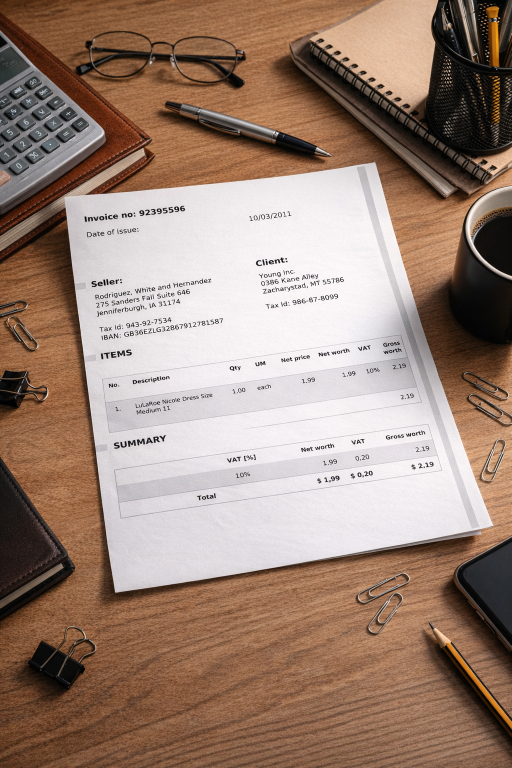
#> input picture Bill-Scanner/images/test1.jpeg, 1024 x 1536 px (shown at 1/2 size)
$ python -i utils.py   (imports and definitions only)
#> lines starting #> are read from the running program, lines starting #| are printed output that depends on the picture; after the words box and inside, x2 and y2 are one past the last pixel; in counts of white or black regions, pixels touching at a corner belong together
#> in bill_scanner, self.image is the input picture: shape (1536, 1024, 3); mean B, G, R 118.9, 132.8, 157
### Web-App/settings.py
import os

BASE_DIR = os.path.dirname(os.path.abspath(__file__))
MEDIA_DIR = os.path.join(BASE_DIR, 'static', 'media')

SAVE_DIR = MEDIA_DIR

def join_path(directory, filename):
    filepath = os.path.join(directory, filename)
    return filepath

### Web-App/utils.py
import os
import settings
import numpy as np
import cv2
from imutils.perspective import four_point_transform

# [18 lines left out: functions save_up_img, array2json, not called in this run]


class BillScan():
    def __init__(self):
        pass

    @staticmethod
    def resize_func(image, width=590):
#> called with width = 590
        h,w,c = image.shape
#> h = 1536; w = 1024; c = 3
        height = int((h/w)* width)
#> height = 885
        size= (width,height)
#> size = (590, 885)
        image = cv2.resize(image,(width,height))
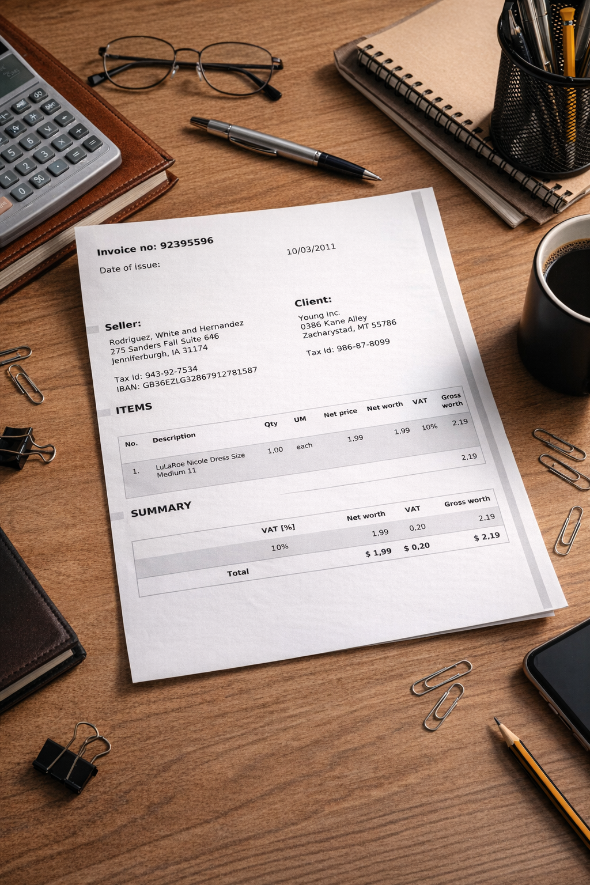
#> image: shape (885, 590, 3); mean of channels 0, 1, 2 118.8, 132.7, 156.9; drawn as B, G, R
        return image, size

    # [22 lines left out: function bright_cont, not called in this run]


    def bill_scanner(self, image_path):
        self.image = cv2.imread(image_path)
        img_resize, self.size = self.resize_func(self.image)
#> self.size = (590, 885)
        filename = 'resize_image.jpg'
        RESIZE_IMAGE_PATH = settings.join_path(settings.MEDIA_DIR, filename)

        cv2.imwrite(RESIZE_IMAGE_PATH, img_resize)

        try:
            hsv = cv2.cvtColor(img_resize, cv2.COLOR_BGR2HSV)
#> hsv: shape (885, 590, 3); mean H, S, V 65, 80.3, 157.1
            lower_white = np.array([0, 0, 170])
            upper_white = np.array([180, 50, 255])
            mask = cv2.inRange(hsv, lower_white, upper_white)
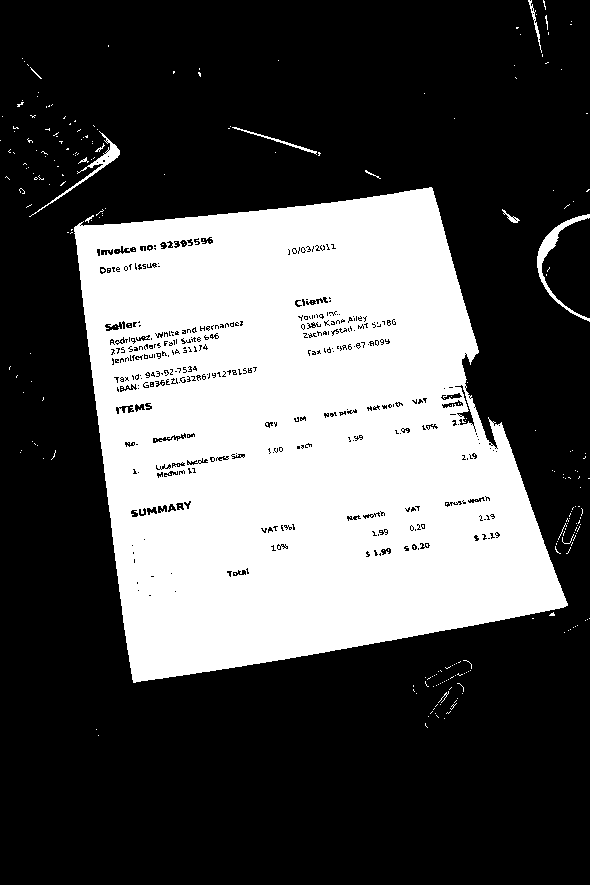
#> mask: shape (885, 590); 33.3% white; 283 white regions (269 under 20 px), largest, box (x1, y1, x2, y2) and area: (74, 187, 568, 683) 171113, (537, 214, 590, 322) 818, (29, 131, 120, 217) 548
            kernel_big = np.ones((20, 20), np.uint8)
            mask = cv2.morphologyEx(mask, cv2.MORPH_CLOSE, kernel_big)
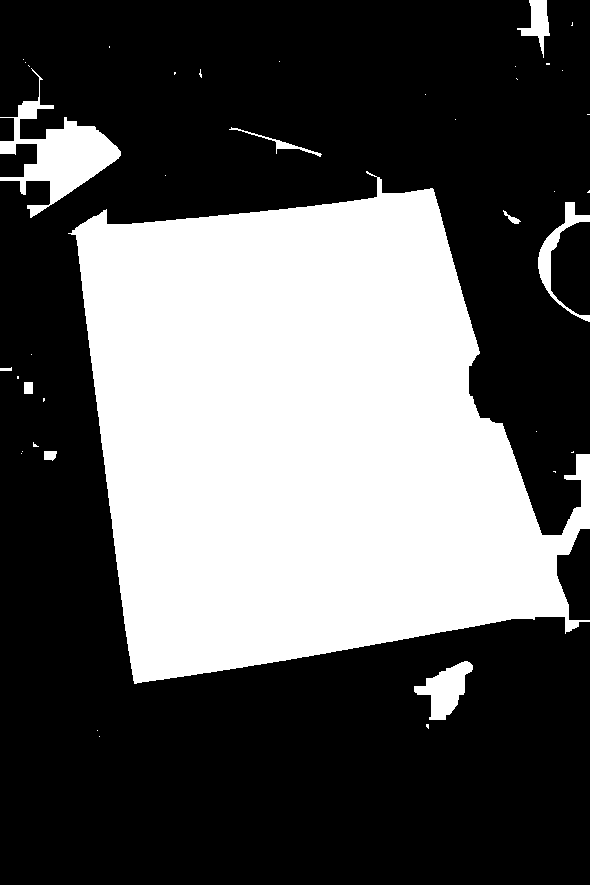
#> mask: shape (885, 590); 36.3% white; 40 white regions (30 under 20 px), largest, box (x1, y1, x2, y2) and area: (68, 171, 590, 684) 179494, (0, 68, 121, 218) 5712, (414, 661, 473, 720) 1731
            mask = cv2.morphologyEx(mask, cv2.MORPH_OPEN, kernel_big)
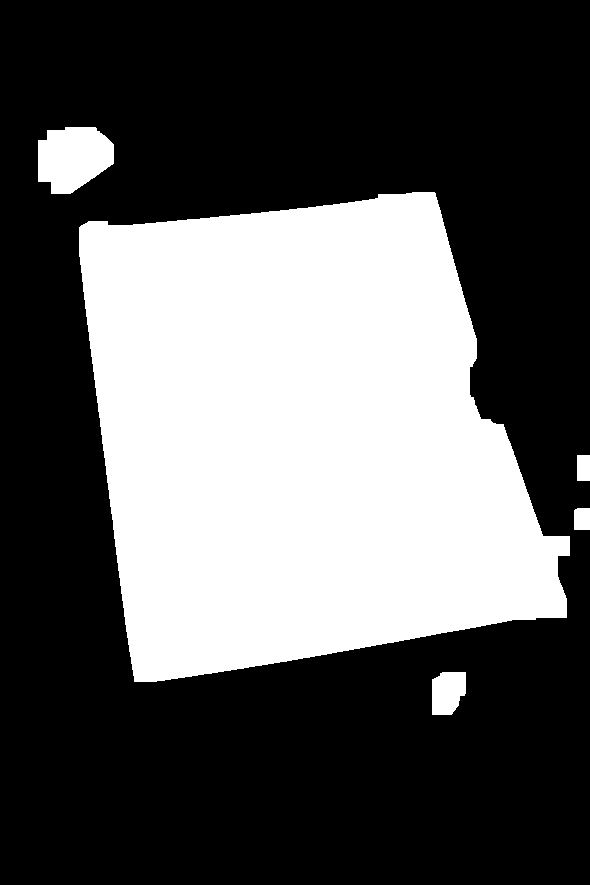
#> mask: shape (885, 590); 35.1% white; 5 white regions


            contours,_ = cv2.findContours(mask, cv2.RETR_EXTERNAL, cv2.CHAIN_APPROX_SIMPLE)
#> contours = 5 contours; box (x1, y1, x2, y2) and area: (79, 192, 570, 682) 176748, (38, 127, 114, 194) 3824, (432, 672, 466, 715) 1180, (574, 508, 590, 530) 312, (577, 455, 590, 481) 300
            contours = sorted(contours, key=cv2.contourArea, reverse=True)

            for contour in contours:
                hull = cv2.convexHull(contour)
                prei = cv2.arcLength(hull, True)
                approx = cv2.approxPolyDP(hull, 0.02 * prei, True)
                if len(approx) == 4:
                    four_pts = np.squeeze(approx)
                    break
#> this loop made 1 pass
#> (prei, four_pts) on pass 1: (1703.5, [[434, 192], [566, 617], [134, 681], [79, 227]])
            return four_pts, self.size
        except:
            return None, self.size


    # [13 lines left out: function calibrate, not called in this run]


>>> result = BillScan().bill_scanner('../Bill-Scanner/images/test1.jpeg')
#> result = ([[434, 192], [566, 617], [134, 681], [79, 227]], (590, 885))
